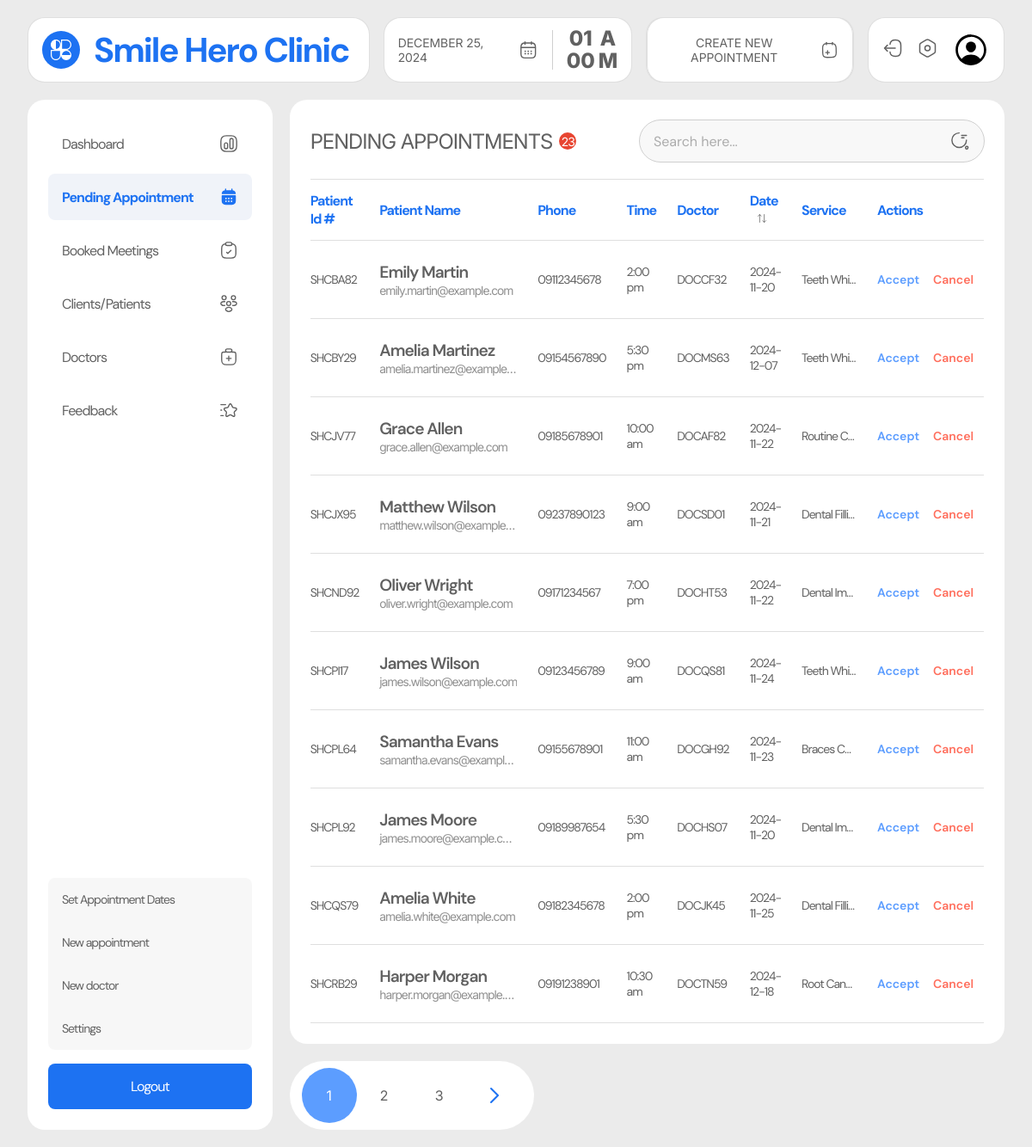
The app's page /admin/appointments.php (signed in), older data.
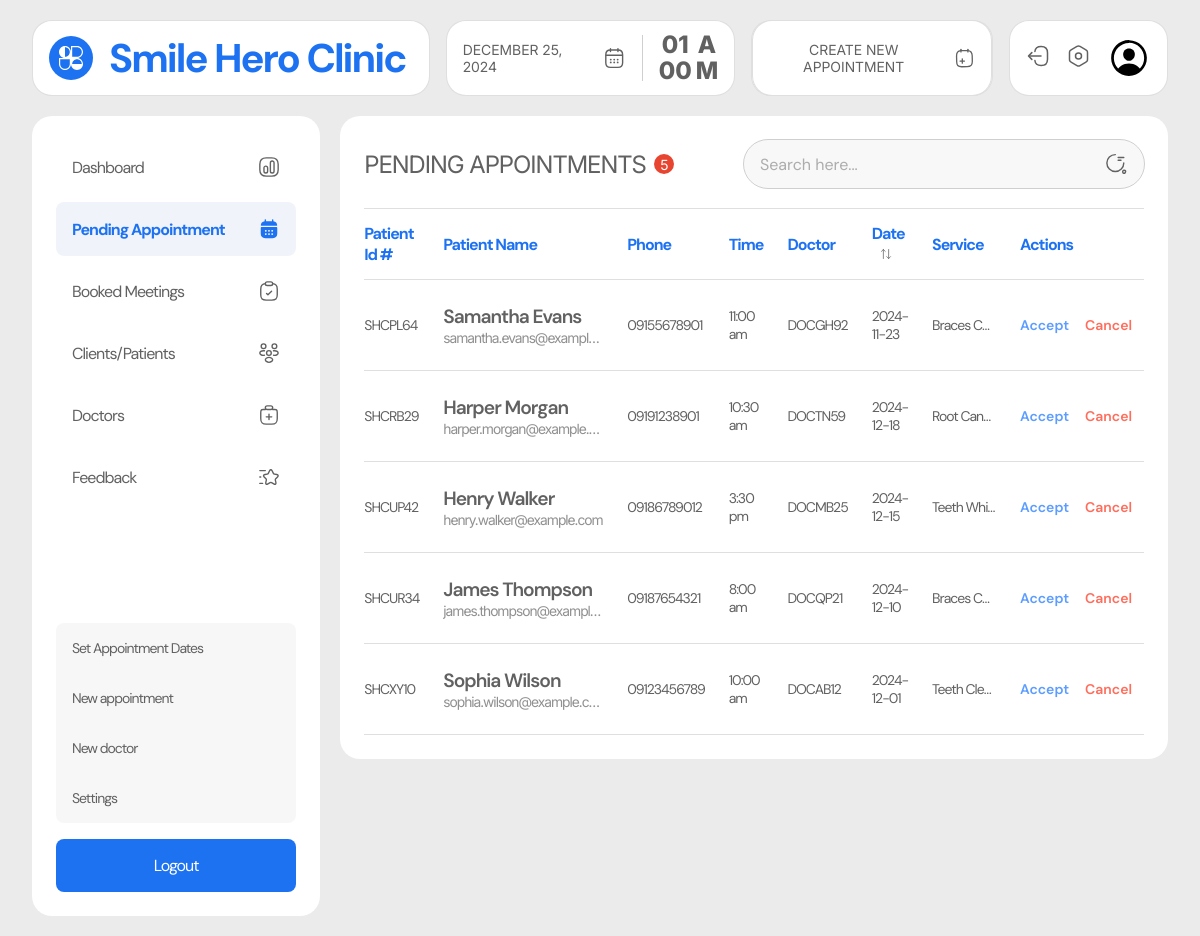
The same page, newer data.
### tables this page shows
CREATE TABLE `appointments` (
  `user_id` varchar(100) NOT NULL,
  `doctor_id` varchar(100) DEFAULT NULL,
  `appointment_id` varchar(20) NOT NULL,
  `label` varchar(100) NOT NULL,
  `name` varchar(255) NOT NULL,
  `email` varchar(255) NOT NULL,
  `contact` varchar(30) NOT NULL,
  `message` text NOT NULL,
  `date` varchar(30) NOT NULL,
  `time` varchar(30) NOT NULL,
  `service` varchar(100) NOT NULL,
  `location` varchar(100) NOT NULL,
  `status` varchar(50) NOT NULL,
  `created_at` datetime NOT NULL
);

### admin/appointments.php (the view, shortened to what this page needs)
<?php
require_once '../includes/dbh.inc.php';
require_once './includes/pagination.php';
$results_per_page = 10;
$query = "SELECT COUNT(*) AS total FROM appointments WHERE status = 'request'";
$result = $conn->query($query);
$row = $result->fetch_assoc();
$number_of_results = $row['total'];
$totalPages = ceil($number_of_results / $results_per_page);
$page = isset($_GET['page']) ? (int)$_GET['page'] : 1;
$page = max(1, $page);
$this_page_first_result = ($page - 1) * $results_per_page;
$query = "SELECT * FROM appointments WHERE status = 'request' LIMIT $this_page_first_result, $results_per_page";
$result = $conn->query($query);
$users = [];
if ($result->num_rows > 0) {
    while ($row = $result->fetch_assoc()) {
        $users[] = $row;
    }
}
?>
<!DOCTYPE html>
<html lang="en">
<head>
  <link rel="stylesheet" href="../src/dist/styles.css" />
</head>
<body class="admin__page">
  <main class="admin__main">
    <?php include("includes/nav.php"); ?>
    <section class="admin__content">
      <?php include("includes/side_nav.php"); ?>
      <div class="appointments__container appointments__page">
        <div class="appointments__table">
          <div class="table-heading__container">
            <h1 class="table-heading">pending appointments <span class="table-item-count"><?php echo $number_of_results ?></span></h1>
            <?php include("includes/search.php"); ?>
          </div>
          <?php if (count($users) > 0) { ?>
          <table>
            <thead>
              <tr>
                <th>patient id #</th>
                <th>
                  patient name
                </th>
                <th>phone</th>
                <th>time</th>
                <th>doctor</th>
                <th>
                  date
                  <div class="dropdown-container">
                    <button class="filter-btn">
                    </button>
                  </div>
                </th>
                <th>Service</th>
                <th>actions</th>
              </tr>
            </thead>
            <tbody id="items">
              <?php foreach ($users as $user){?>
              <tr class="item-row appointment-row"
                data-date="<?php echo date('Y-m-d', strtotime($user['date'])); ?>">
                <td class="patient-cell id">
                  <?php echo $user['appointment_id']; ?>
                </td>
                <td class="patient-cell name">
                  <p class="patient-name" title="<?php echo $user['name']; ?>"><?php echo $user['name']; ?></p>
                  <p class="patient-email" title="<?php echo $user['email']; ?>"><?php echo $user['email']; ?></p>
                </td>
                <td class="patient-cell phone">
                  <?php echo $user['contact']; ?>
                </td>
                <td class="patient-cell time"><?php echo $user['time']; ?></td>
                <td class="patient-cell doctor">
                  <?php echo $user['doctor_id']; ?>
                </td>
                <td class="patient-cell date" data-date="<?php echo $user['date'] ?>"><?php echo $user['date']; ?></td>
                <td class="patient-cell message">
                  <p class="message-text" title="<?php echo $user['service'] . " " . $user['message']?>">
                    <?php echo $user['service'] . " " . $user['message']; ?>
                  </p>
                </td>
                <td class="patient-cell actions">
                  <div class="button-container">
                    <form action="includes/accept_appointment.php" method="post">
                      <input type="button" value="Accept" name="accept" class="button accept" id="acceptBtn">
                    </form>
                    <form action="includes/cancel_appointment.php" method="post">
                      <input type="submit" value="Cancel" name="cancel" class="button cancel">
                    </form>
                  </div>
                </td>
              </tr>
              <?php } ?>
            </tbody>
          </table>
          <?php } else { ?>
            <p>No appointment requests</p>
          <?php } ?>
        </div>
        <?php renderPagination($page, $totalPages) ?>
      </div>
    </section>
  </main>
</body>
</html>

### admin/includes/pagination.php (shortened to what this page needs)
<?php
function renderPagination($currentPage, $totalPages) {
    if ($totalPages <= 1) return;
    echo '<div class="pagination">
            <div class="container">';
    for ($i = 1; $i <= $totalPages; $i++) {
        $activeClass = $i == $currentPage ? 'active-page' : '';
        echo '<a href="?page=' . $i . '" class="button ' . $activeClass . '">' . $i . '</a>';
    }
    if ($currentPage < $totalPages) {
        echo '<a href="?page=' . ($currentPage + 1) . '" class="button icon">
                <svg width="32" height="32" viewBox="0 0 32 32" fill="none" xmlns="http://www.w3.org/2000/svg">
                  <path d="M12.036 8.00655L20.0426 16.0131L12.036 24.0197" stroke="#1D72F2" stroke-width="2" stroke-linecap="round" stroke-linejoin="round"/>
                </svg>
              </a>';
    }
    echo '</div>
    </div>';
}

Row changes from the older to the newer data that the page shows:
no longer on this page (row edited): appointments: appointment_id "SHCBA82", name "Emily Martin", email "emily.martin@example.com", contact "09112345678", time "2:00 pm", doctor "DOCCF32", date "2024-11-20", service "Teeth Whi…"
no longer on this page (row edited): appointments: appointment_id "SHCBY29", name "Amelia Martinez", email "amelia.martinez@example…", contact "09154567890", time "5:30 pm", doctor "DOCMS63", date "2024-12-07", service "Teeth Whi…"
no longer on this page (row edited): appointments: appointment_id "SHCJV77", name "Grace Allen", email "grace.allen@example.com", contact "09185678901", time "10:00 am", doctor "DOCAF82", date "2024-11-22", service "Routine C…"
no longer on this page (row edited): appointments: appointment_id "SHCJX95", name "Matthew Wilson", email "matthew.wilson@example.…", contact "09237890123", time "9:00 am", doctor "DOCSD01", date "2024-11-21", service "Dental Filli…"
no longer on this page (row edited): appointments: appointment_id "SHCND92", name "Oliver Wright", email "oliver.wright@example.com", contact "09171234567", time "7:00 pm", doctor "DOCHT53", date "2024-11-22", service "Dental Im…"
no longer on this page (row edited): appointments: appointment_id "SHCPI17", name "James Wilson", email "james.wilson@example.com", contact "09123456789", time "9:00 am", doctor "DOCQS81", date "2024-11-24", service "Teeth Whi…"
no longer on this page (row edited): appointments: appointment_id "SHCPL92", name "James Moore", email "james.moore@example.com", contact "09189987654", time "5:30 pm", doctor "DOCHS07", date "2024-11-20", service "Dental Im…"
no longer on this page (row edited): appointments: appointment_id "SHCQS79", name "Amelia White", email "amelia.white@example.com", contact "09182345678", time "2:00 pm", doctor "DOCJK45", date "2024-11-25", service "Dental Filli…"
now on this page (row unchanged): appointments: appointment_id "SHCUP42", name "Henry Walker", email "henry.walker@example.com", contact "09186789012", time "3:30 pm", doctor "DOCMB25", date "2024-12-15", service "Teeth Whi…"
now on this page (row unchanged): appointments: appointment_id "SHCUR34", name "James Thompson", email "james.thompson@exampl…", contact "09187654321", time "8:00 am", doctor "DOCQP21", date "2024-12-10", service "Braces C…"
now on this page (row unchanged): appointments: appointment_id "SHCXY10", name "Sophia Wilson", email "sophia.wilson@example.c…", contact "09123456789", time "10:00 am", doctor "DOCAB12", date "2024-12-01", service "Teeth Cle…"
Text that changed along with them:
$number_of_results: "23" → "5"
list line gone: "1"
list line gone: "2"
list line gone: "3"
